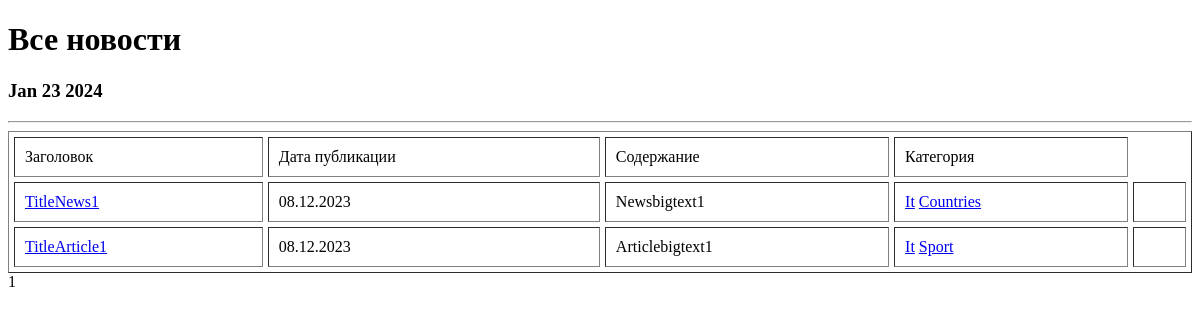
Page /news/categories/1 on the earlier database version.
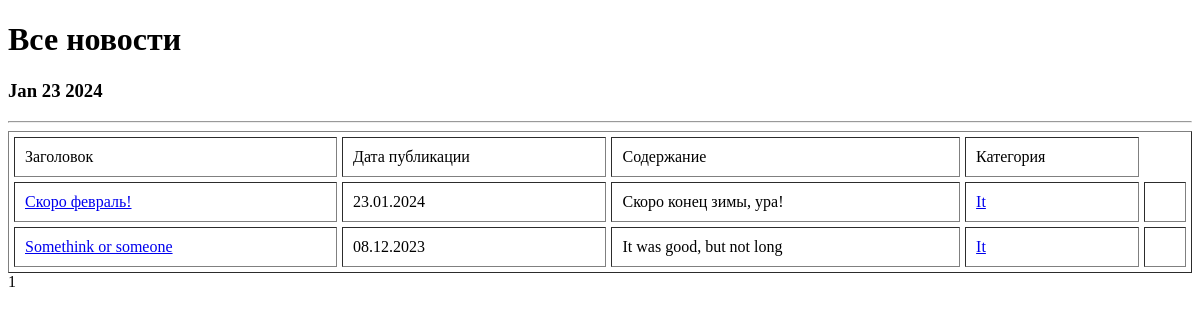
Same page on the later database version.
### news_portal/models.py (models this page shows, shortened)
class Post(models.Model):
    author= models.ForeignKey(Author, on_delete=models.CASCADE) #Поле 1 ко многим с таблицей Автор
    news='NW'
    article='AR'
    CATEGORY_CHOICES=(
        (news,'Новость'),
        (article,'Статья')
    )
    categoryType=models.CharField(max_length=2, choices=CATEGORY_CHOICES,default=article) #Поле категории(с возможностью выбрать из 2х вариантов)
    dateCreation=models.DateTimeField(auto_now_add=True)
    postCategory=models.ManyToManyField(Category, through='PostCategory')
    title=models.CharField(max_length=128)
    text=models.TextField()
    rating=models.SmallIntegerField(default=0)

class Category(models.Model):
    name=models.CharField(max_length=64, unique=True)
    def __str__(self):
        return self.name.title()

### news_portal/views.py (the view)
# urls.py: path('categories/<int:pk>', CategoryList.as_view(), name='category_list'),
class CategoryList(NewsList):
    model = Post
    template_name = 'category_list.html'
    context_object_name = 'category_news_list'
    def get_queryset(self, ):
        self.postCategory = get_object_or_404(Category, id=self.kwargs['pk'])
        queryset = Post.objects.filter(postCategory=self.postCategory).order_by('-dateCreation')
        return queryset
    def get_context_data(self, **kwargs):
        context = super().get_context_data(**kwargs)
        context['category'] = self.postCategory
        return context

### news_portal/templatetags/custom_filters.py (called while the page is built)
@register.filter()
def censor(textnews):
    word_list = textnews.split(' ')
    for idx, value in enumerate(word_list):
        if value:
            if value[0].lower() in DIRTY_WORDS.keys():
                for el in DIRTY_WORDS[value[0].lower()]:
                    if el in value.lower():
                        corrected = value[0] + '*' * (len(el)-1) + value[len(el):] #Меняем слово на букву + звёздочки
                        word_list[idx] = corrected #Заменяем в исходном тексте на отформатированный вариант
    return ' '.join(word_list)

### news_portal/views.py (called while the page is built)
    def get_context_data(self, **kwargs):
        context = super().get_context_data(**kwargs)
        context["time_now"] = datetime.utcnow()
        return context

### templates/category_list.html (shortened to what this page needs)
<!DOCTYPE html>
<html lang="en">
{% extends 'flatpages/default.html' %}
{% load custom_filters %}
{% load custom_tags %}
{% block content %}
   <h1>Все новости </h1>
   <h3>{{ time_now|date:'M d Y' }}</h3>
   <hr>
   {% if category_news_list %}
       <table cellspacing="5" cellpadding="10" border="1" width="100%">
           <tr>
               <td>Заголовок</td>
               <td>Дата публикации</td>
               <td>Содержание</td>
               <td>Категория</td>
           </tr>
          {% for cat in category_news_list %}
           <tr>
               <td><a href="{% url 'post_detail' cat.id %}">{{cat.title|censor}}</a></td>
               <td>{{ cat.dateCreation|date:'d.m.Y'}}</td>
               <td>{{ cat.text|truncatewords:20|censor }}</td>
               <td>
                    {% for category in cat.postCategory.all %}
                    <a href="{% url 'category_list' category.id %}">{{category}}</a>
                    {% endfor %}
               </td>
               <td>
               </td>
           </tr>
           {% endfor %}
       </table>
   {% else %}
       <h2>Публикаций нет!</h2>
   {% endif %}
{{ page_obj.number }}
{% endblock content %}

Differences in the rows shown:
no longer on this page (row edited): Post: title|censor "TitleNews1", dateCreation "08.12.2023", text|censor "Newsbigtext1", Category (name "It")
no longer on this page (row unchanged): Category: name "Countries", shown under "TitleNews1"
added Post: title|censor "Скоро февраль!", dateCreation "23.01.2024", text|censor "Скоро конец зимы, ура!", Category (name "It")
changed Post: loses Category (name "Sport"); title|censor "TitleArticle1" → "Somethink or someone"; text|censor "Articlebigtext1" → "It was good, but not long"
